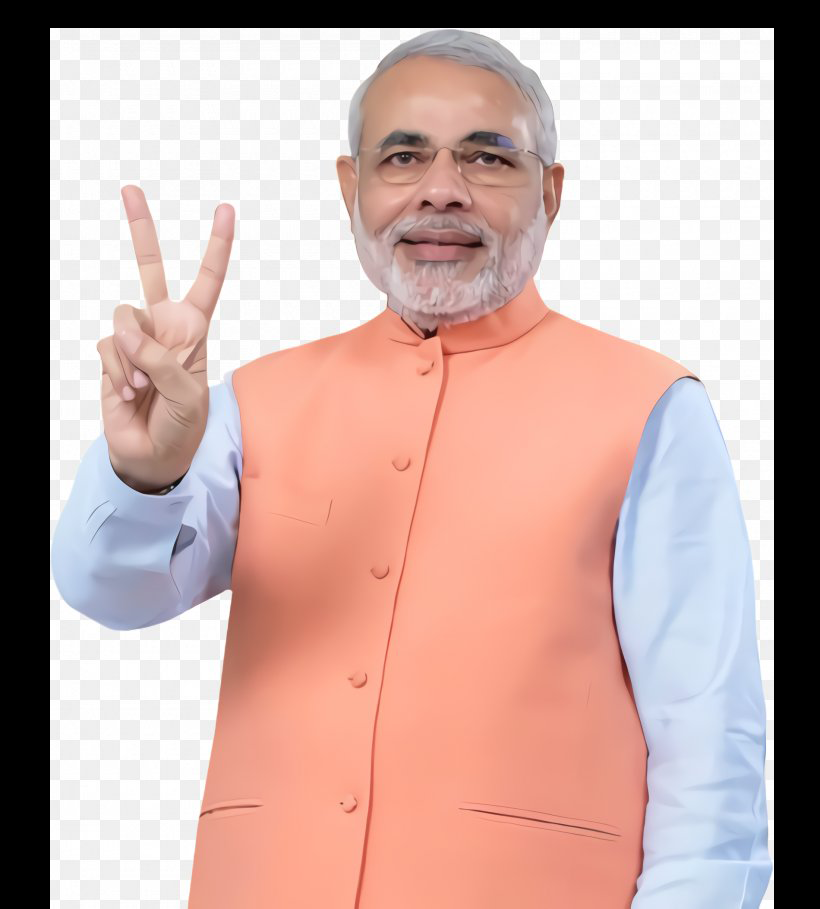
#> input picture modi.png, 820 x 909 px, given in place of IMG_20211208_173107.jpg, which was not available
$ python modi-fy.py.py
#> lines starting #> are read from the running program, lines starting #| are printed output that depends on the picture; pictures that were not available may be replaced by others from this repository, and a replacement may not be noted
import cv2


face_cascade = cv2.CascadeClassifier("C:\opencv\sources\data\haarcascades\haarcascade_frontalface_default.xml")

def main():
    img=cv2.imread(r"D:\IMG_20211208_173107.jpg",cv2.IMREAD_COLOR)
#> img is the input picture: shape (909, 820, 3); mean B, G, R 163.2, 168.3, 197.1
    gray = cv2.cvtColor(img, cv2.COLOR_BGR2GRAY)
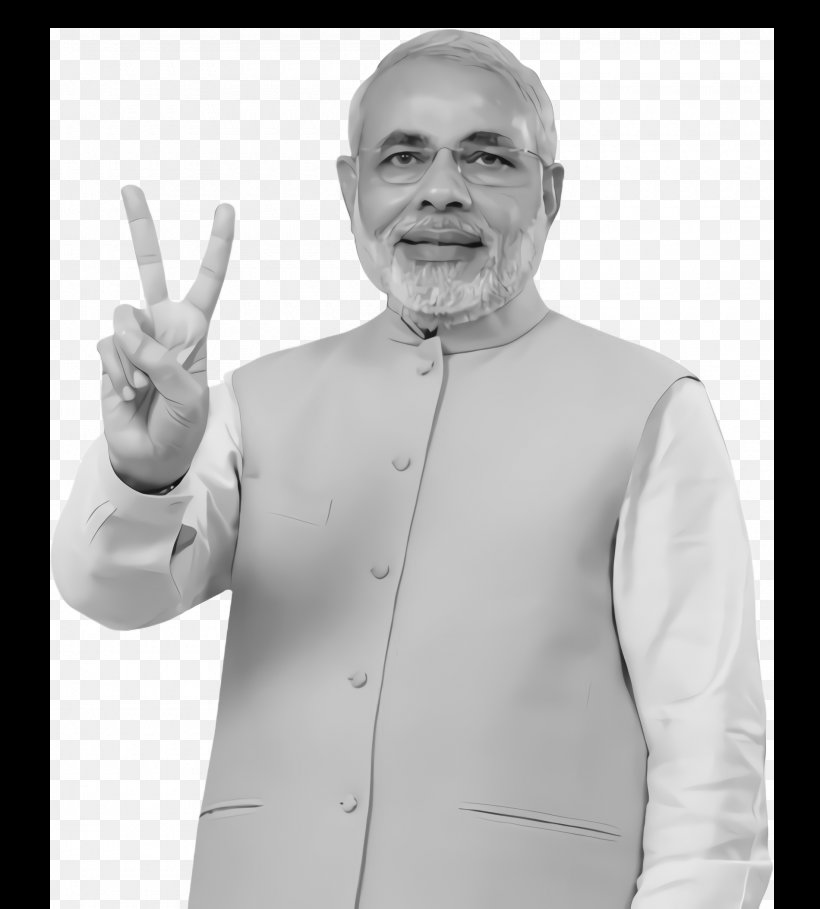
#> gray: shape (909, 820); min 0, max 255, mean 176.4
    faces = face_cascade.detectMultiScale(gray, 1.3, 5)
#> faces = [[328, 67, 231, 231]]


    for (x, y, w, h) in faces:

        faces = img[y:y + h, x:x + w]
        cv2.imshow("face",faces)
        cv2.imwrite('face.jpg',faces)
#> this loop made 1 pass
#> pass 1, in main, `faces = img[y:y + h, x:x + w]`:
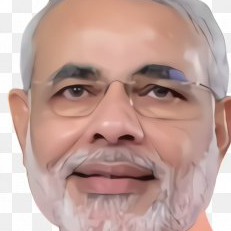
#> faces: shape (231, 231, 3); mean B, G, R 153.7, 161.1, 193.2

    cv2.imwrite('detcted.jpg', img)
    cv2.imshow('img', img)


    cv2.waitKey(1)
    cv2.destroyAllWindows()
from PIL import Image
def main2():
    Image2 =   Image.open('face.jpg')
    Image2=Image2.resize((231,231),resample=Image.NEAREST)
    Image1=Image.open(r"D:\New folder\modi.png")
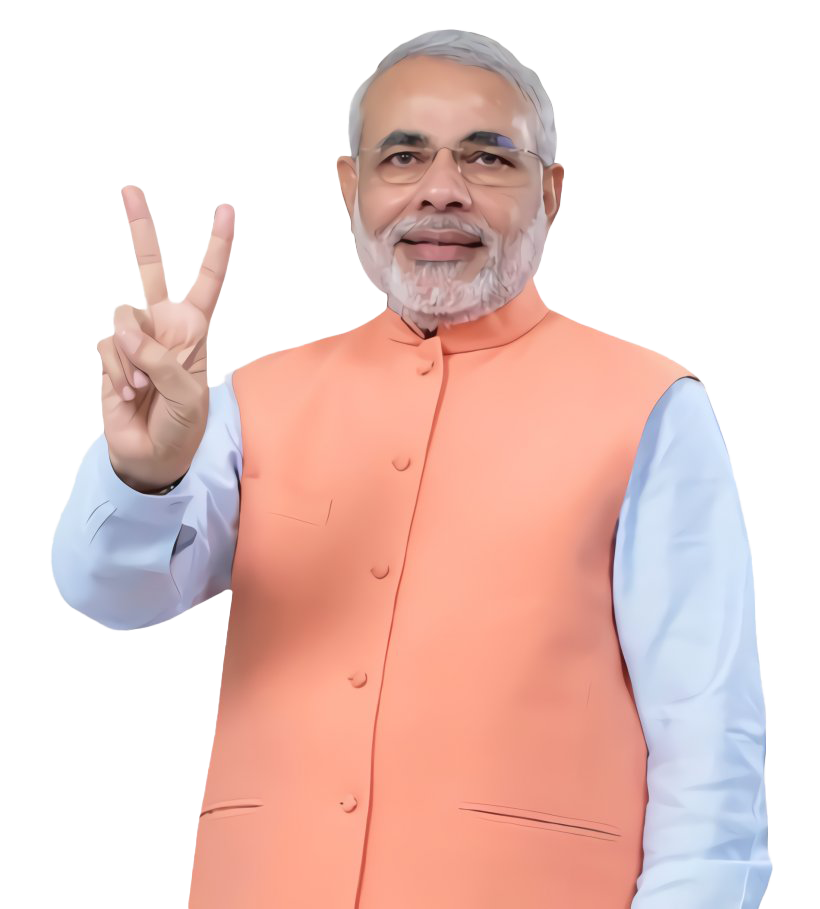
#> Image1: PIL image 820x909 RGBA; mean R, G, B, A 197.1, 168.3, 163.2, 138.9; transparent parts drawn white
    Image1.paste(Image2,(328,67))
    Image1.show()

main()
main2()
